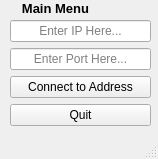
<?xml version="1.0" encoding="UTF-8"?>
<ui version="4.0">
 <class>MainWindow</class>
 <widget class="QMainWindow" name="MainWindow">
  <property name="geometry">
   <rect>
    <x>0</x>
    <y>0</y>
    <width>158</width>
    <height>159</height>
   </rect>
  </property>
  <property name="windowTitle">
   <string>Main Menu</string>
  </property>
  <widget class="QWidget" name="centralwidget">
   <widget class="QWidget" name="verticalLayoutWidget">
    <property name="geometry">
     <rect>
      <x>10</x>
      <y>20</y>
      <width>141</width>
      <height>106</height>
     </rect>
    </property>
    <layout class="QVBoxLayout" name="verticalLayout">
     <item>
      <widget class="QLineEdit" name="le_ip_ui">
       <property name="toolTip">
        <string/>
       </property>
       <property name="whatsThis">
        <string/>
       </property>
       <property name="text">
        <string/>
       </property>
       <property name="alignment">
        <set>Qt::AlignCenter</set>
       </property>
       <property name="placeholderText">
        <string>Enter IP Here...</string>
       </property>
      </widget>
     </item>
     <item>
      <widget class="QLineEdit" name="le_port_ui">
       <property name="whatsThis">
        <string/>
       </property>
       <property name="text">
        <string/>
       </property>
       <property name="alignment">
        <set>Qt::AlignCenter</set>
       </property>
       <property name="placeholderText">
        <string>Enter Port Here...</string>
       </property>
       <property name="clearButtonEnabled">
        <bool>false</bool>
       </property>
      </widget>
     </item>
     <item>
      <widget class="QPushButton" name="btn_conntect">
       <property name="text">
        <string>Connect to Address</string>
       </property>
      </widget>
     </item>
     <item>
      <widget class="QPushButton" name="btn_close">
       <property name="text">
        <string>Quit</string>
       </property>
      </widget>
     </item>
    </layout>
   </widget>
   <widget class="QLabel" name="label">
    <property name="geometry">
     <rect>
      <x>10</x>
      <y>0</y>
      <width>91</width>
      <height>16</height>
     </rect>
    </property>
    <property name="font">
     <font>
      <pointsize>10</pointsize>
      <weight>75</weight>
      <bold>true</bold>
     </font>
    </property>
    <property name="text">
     <string>Main Menu</string>
    </property>
    <property name="alignment">
     <set>Qt::AlignCenter</set>
    </property>
   </widget>
  </widget>
  <widget class="QMenuBar" name="menubar">
   <property name="geometry">
    <rect>
     <x>0</x>
     <y>0</y>
     <width>158</width>
     <height>21</height>
    </rect>
   </property>
  </widget>
  <widget class="QStatusBar" name="statusbar"/>
 </widget>
 <resources/>
 <connections/>
</ui>
